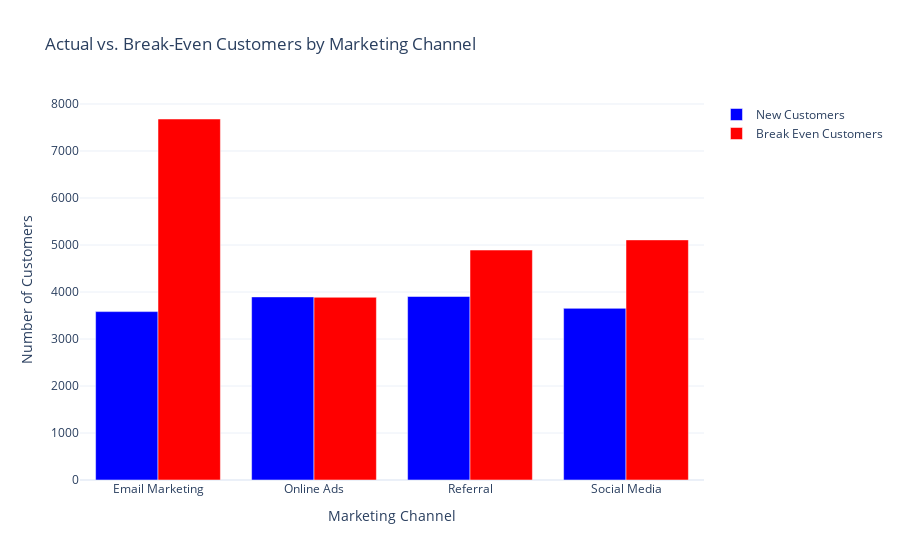

Here is the notebook cell this chart was saved with:
### Markdown cell above
#### To make it more aesthetically pleasing:

### Code cell
Actual_BE_by_channel = data.groupby('Marketing_Channel')[['New_Customers', 'Break_Even_Customers']].sum().reset_index()
display(Actual_BE_by_channel)

fig = go.Figure()

# Actual Customers Acquired
fig.add_trace(go.Bar(x = Actual_BE_by_channel['Marketing_Channel'], 
                     y = Actual_BE_by_channel['New_Customers'], 
                     name = 'New Customers',
                     marker_color = 'blue'))
# Break-Even Customers
fig.add_trace(go.Bar(x = Actual_BE_by_channel['Marketing_Channel'],
                     y = Actual_BE_by_channel['Break_Even_Customers'],
                     name = 'Break Even Customers',
                     marker_color = 'red'))
# update the layout
fig.update_layout(barmode = 'group',
                  title = 'Actual vs. Break-Even Customers by Marketing Channel',
                  xaxis_title = 'Marketing Channel',
                  yaxis_title = 'Number of Customers')

fig.show()

### Figure 1 — Plotly figure (JSON) as saved in the notebook; plotly's stock layout.template omitted (floating-point values rounded to 4 significant figures)
{"data": [{"marker": {"color": "blue"}, "name": "New Customers", "type": "bar", "x": ["Email Marketing", "Online Ads", "Referral", "Social Media"], "y": [3583, 3896, 3904, 3652]}, {"marker": {"color": "red"}, "name": "Break Even Customers", "type": "bar", "x": ["Email Marketing", "Online Ads", "Referral", "Social Media"], "y": [7681.0, 3887.0, 4893.0, 5109.0]}], "layout": {"barmode": "group", "title": {"text": "Actual vs. Break-Even Customers by Marketing Channel"}, "xaxis": {"title": {"text": "Marketing Channel"}}, "yaxis": {"title": {"text": "Number of Customers"}}}}
